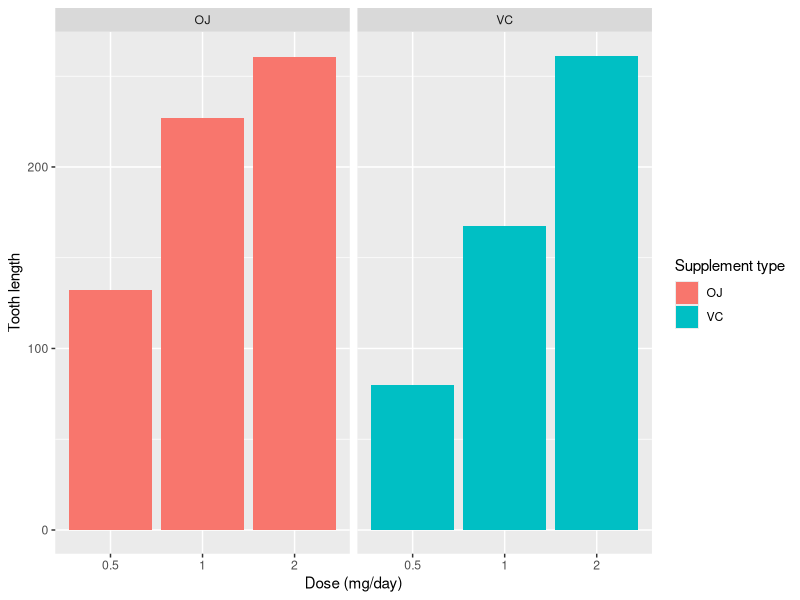

Write the R code that produced this figure. (Note: this script raises an error after producing the figure.)
## ---- chunk 1
library (knitr)
opts_chunk$set(cache =F,
               echo = T,
               message=F,
               warning=F)
## ---- chunk 2
library(ggplot2)
library(datasets)
data(ToothGrowth)
attach(ToothGrowth)
## ---- chunk 3
str(ToothGrowth)
## ---- chunk 4
ggplot(data=ToothGrowth, aes(x=as.factor(dose), y=len, fill=supp)) +
    geom_bar(stat="identity") +
    facet_grid(. ~ supp) +
    xlab("Dose (mg/day)") +
    ylab("Tooth length") +
    guides(fill=guide_legend(title="Supplement type"))
## ---- chunk 5
t.test(len ~ supp, paired = F, var.equal = F, data = ToothGrowth)
